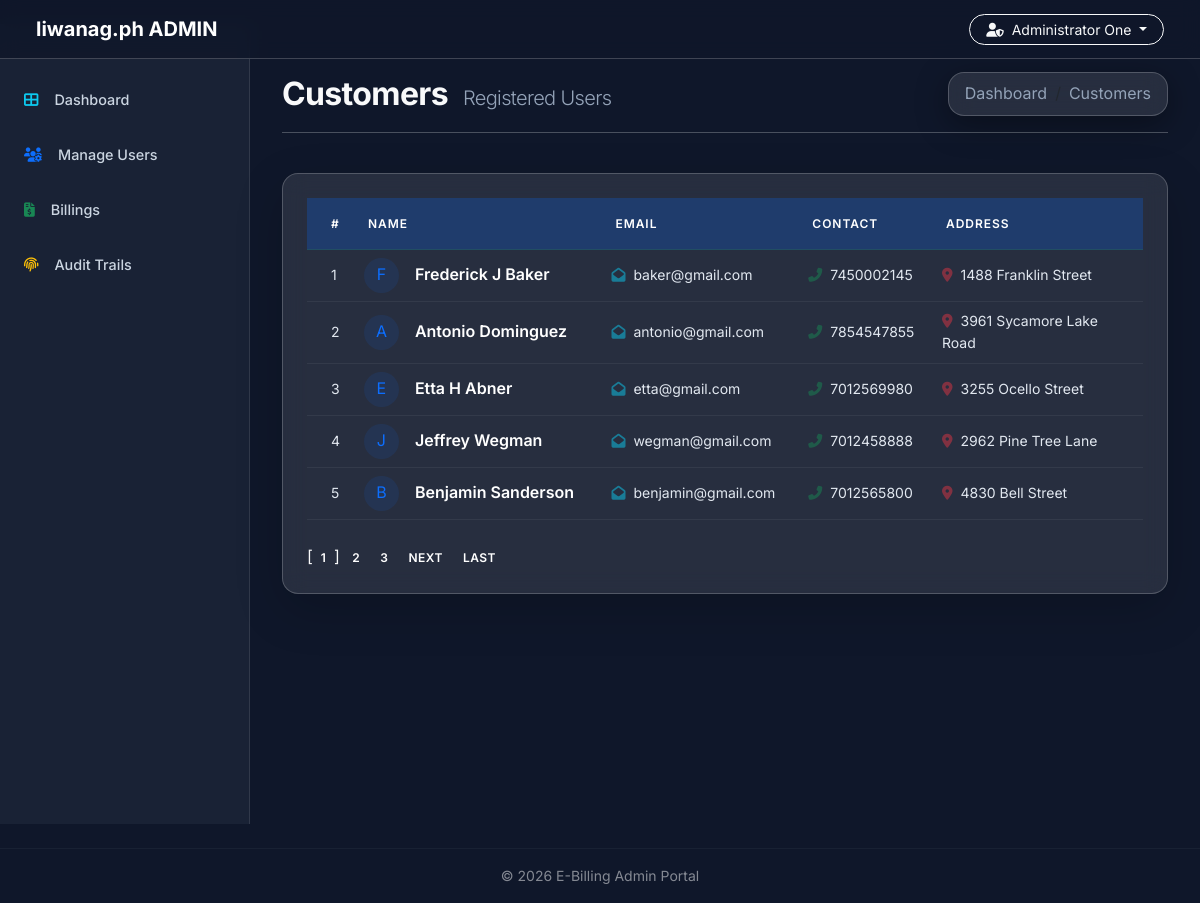
Page /admin/users.php (signed in) on the committed database.
### tables this page shows
CREATE TABLE `user` (
  `id` int(14) NOT NULL,
  `name` varchar(40) NOT NULL,
  `email` varchar(40) NOT NULL,
  `phone` varchar(255) NOT NULL,
  `pass` varchar(20) NOT NULL,
  `address` varchar(100) NOT NULL
);

### admin/paging1.php (called while the page is built, shortened)
<?php
    $rowsperpage = 5;
    if (isset($_GET['currentpage']) && is_numeric($_GET['currentpage'])) {
       $currentpage = (int) $_GET['currentpage'];
    } else {
       $currentpage = 1;
    }
    $offset = ($currentpage - 1) * $rowsperpage;
 ?>

### Includes/admin.php (called while the page is built, shortened)
<?php
    function retrieve_users_detail($id,$offset, $rowsperpage)
    {
        global $con;
        $query  = "SELECT * FROM user ";
        $query .= " LIMIT {$offset}, {$rowsperpage} ";
        $result = mysqli_query($con,$query);
        return $result;
    }
 ?>

### admin/users.php (the view, shortened to what this page needs)
<?php
    require_once('head_html.php');
    require_once('../Includes/session.php');
    require_once('../Includes/admin.php');
?>
<body>
    <div id="wrapper">
        <?php
            require_once("nav.php");
            require_once("sidebar.php");
        ?>
        <div id="page-content-wrapper" class="mt-5 pt-4">
            <div class="container-fluid">
                <div class="row mb-4">
                    <div class="col-12">
                        <div class="d-flex justify-content-between align-items-center">
                            <h2 class="fw-bold mb-0">Customers <small class="text-muted fw-light h5 ms-2">Registered Users</small></h2>
                            <nav aria-label="breadcrumb">
                                <ol class="breadcrumb mb-0 glass-card px-3 py-2">
                                    <li class="breadcrumb-item"><a href="index.php" class="text-info text-decoration-none">Dashboard</a></li>
                                    <li class="breadcrumb-item active text-white" aria-current="page">Customers</li>
                                </ol>
                            </nav>
                        </div>
                        <hr class="opacity-10">
                    </div>
                </div>
                <div class="row">
                    <div class="col-12">
                        <div class="table-responsive glass-card p-4 shadow-lg">
                            <table class="table table-dark table-hover align-middle mb-0">
                                <thead class="bg-primary bg-opacity-10">
                                    <tr>
                                        <th class="ps-4">#</th>
                                        <th>NAME</th>
                                        <th>EMAIL</th>
                                        <th>CONTACT</th>
                                        <th>ADDRESS</th>
                                    </tr>
                                </thead>
                                <tbody>
                                    <?php
                                        include("paging1.php");
                                        $result = retrieve_users_detail($_SESSION['aid'],$offset, $rowsperpage);
                                        $cnt = $offset + 1;
                                        while($row = mysqli_fetch_assoc($result)){
                                        ?>
                                            <tr class="transition-hover">
                                                <td class="ps-4 text-muted small"><?php echo $cnt; ?></td>
                                                <td>
                                                    <div class="d-flex align-items-center">
                                                        <div class="avatar-sm bg-primary bg-opacity-10 text-primary rounded-circle p-2 me-3 text-center" style="width: 35px; height: 35px; display: flex; align-items: center; justify-content: center;">
                                                            <?php echo strtoupper(substr($row['name'], 0, 1)); ?>
                                                        </div>
                                                        <span class="fw-semibold text-white"><?php echo $row['name'] ?></span>
                                                    </div>
                                                </td>
                                                <td class="text-muted small">
                                                    <i class="fas fa-envelope-open me-2 text-info opacity-50"></i><?php echo $row['email'] ?>
                                                </td>
                                                <td class="text-muted small">
                                                    <i class="fas fa-phone-alt me-2 text-success opacity-50"></i><?php echo $row['phone'] ?>
                                                </td>
                                                <td class="text-muted small w-25">
                                                    <i class="fas fa-map-marker-alt me-2 text-danger opacity-50"></i><?php echo $row['address'] ?>
                                                </td>
                                            </tr>
                                        <?php $cnt++; } ?>
                                </tbody>
                            </table>
                            <div class="mt-4">
                                <?php include("paging2.php"); ?>
                            </div>
                        </div>
                    </div>
                </div>
            </div>
        </div>
    </div>
    <?php require_once("footer.php"); ?>
</body>
</html>

### assets/css/modern.css (style rules this page uses)
:root { --primary-color: #0d6efd; --secondary-color: #6c757d; --accent-color: #0dcaf0; --dark-bg: #0f172a; --glass-bg: rgba(255, 255, 255, 0.1); --glass-border: rgba(255, 255, 255, 0.2); --text-light: #f8f9fa; --gradient-primary: linear-gradient(135deg, #0d6efd 0%, #0dcaf0 100%); --gradient-dark: linear-gradient(135deg, #1e293b 0%, #0f172a 100%); }
body { font-family: 'Inter', 'Segoe UI', Roboto, sans-serif; background-color: var(--dark-bg); color: var(--text-light); line-height: 1.6; }
.glass-card { background: var(--glass-bg); backdrop-filter: blur(12px); -webkit-backdrop-filter: blur(12px); border: 1px solid var(--glass-border); border-radius: 16px; box-shadow: 0 8px 32px 0 rgba(0, 0, 0, 0.37); }
h1, h2, h3, h4 { font-weight: 700; letter-spacing: -0.02em; }
.table { color: var(--text-light); }
.transition-hover { transition: all 0.3s cubic-bezier(0.4, 0, 0.2, 1); }
.table thead th { color: #ffffff !important; font-weight: 600 !important; font-size: 0.75rem; letter-spacing: 0.08em; text-transform: uppercase; opacity: 1 !important; padding: 1rem 0.75rem; }
.table tbody td { color: #e2e8f0 !important; vertical-align: middle; border-color: rgba(255,255,255,0.06) !important; }
.table-dark { --bs-table-bg: transparent !important; --bs-table-color: #e2e8f0 !important; --bs-table-border-color: rgba(255,255,255,0.08) !important; --bs-table-hover-bg: rgba(255,255,255,0.04) !important; --bs-table-striped-bg: rgba(255,255,255,0.03) !important; color: #e2e8f0 !important; }
.table-dark thead th { color: #ffffff !important; background: rgba(13, 110, 253, 0.15) !important; border-bottom: 1px solid rgba(13,202,240,0.2) !important; }
.breadcrumb-item a, .breadcrumb-item.active { color: #94a3b8 !important; }
.text-muted { color: #94a3b8 !important; }
#wrapper { display: flex; width: 100%; align-items: stretch; }
#page-content-wrapper { flex: 1; min-width: 0; padding: 1.5rem; }

### admin/head_html.php (style rules this page uses)
body { background-color: #0f172a; color: #f8f9fa; }
#wrapper { display: flex; width: 100%; align-items: stretch; }
#page-content-wrapper { width: 100%; padding: 20px; transition: all 0.3s; }

### admin/sidebar.php (style rules this page uses)
.transition-hover { transition: all 0.3s ease; }

### rows in the picture
user: name "F", name "Frederick J Baker", email "baker@gmail.com", phone "7450002145", address "1488 Franklin Street"
user: name "A", name "Antonio Dominguez", email "antonio@gmail.com", phone "7854547855", address "3961 Sycamore Lake Road"
user: name "E", name "Etta H Abner", email "etta@gmail.com", phone "7012569980", address "3255 Ocello Street"
user: name "J", name "Jeffrey Wegman", email "wegman@gmail.com", phone "7012458888", address "2962 Pine Tree Lane"
user: name "B", name "Benjamin Sanderson", email "benjamin@gmail.com", phone "7012565800", address "4830 Bell Street"

### other values in the picture
$_SESSION['username'] "Administrator One"
